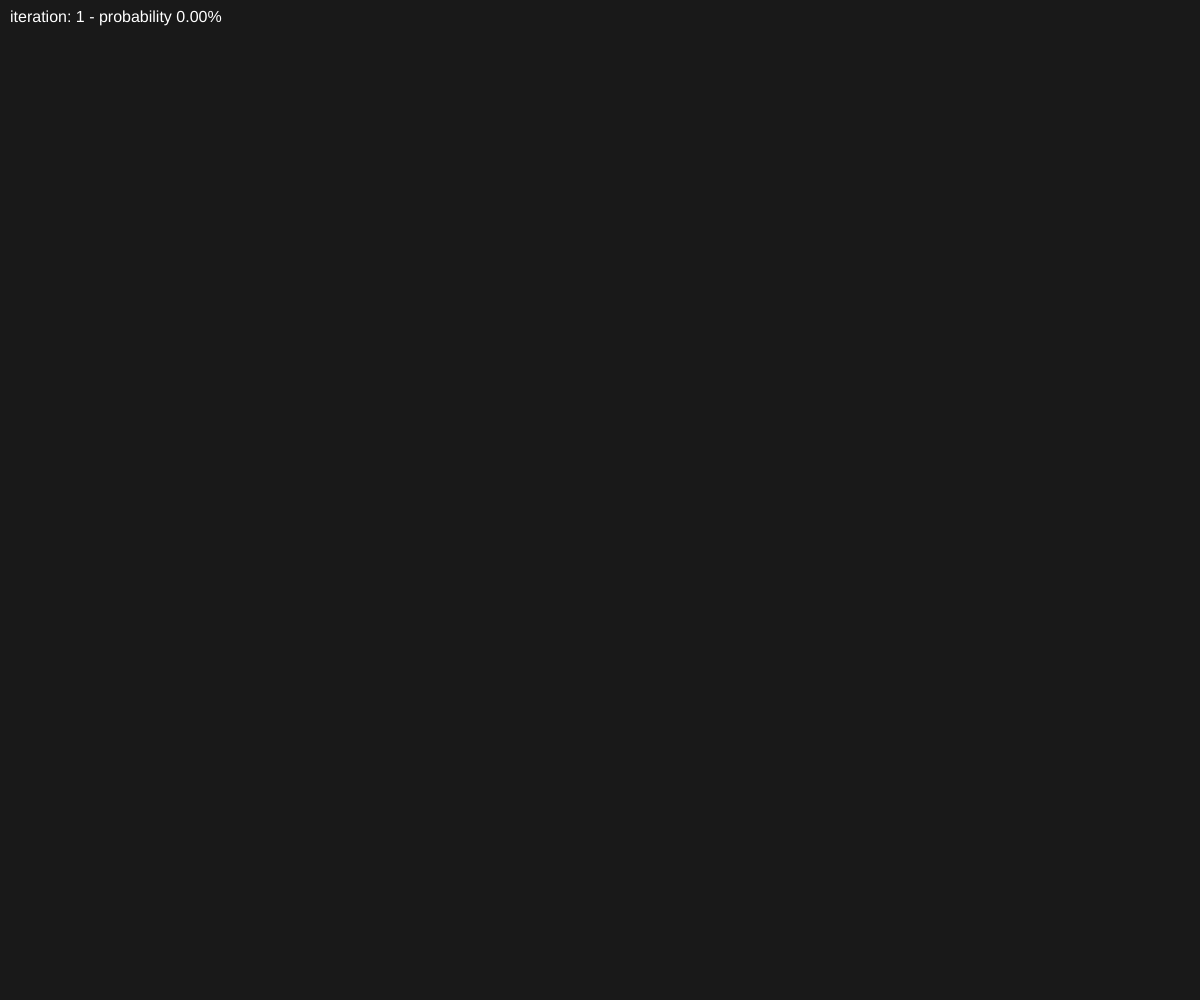
Frame 1 (no input)
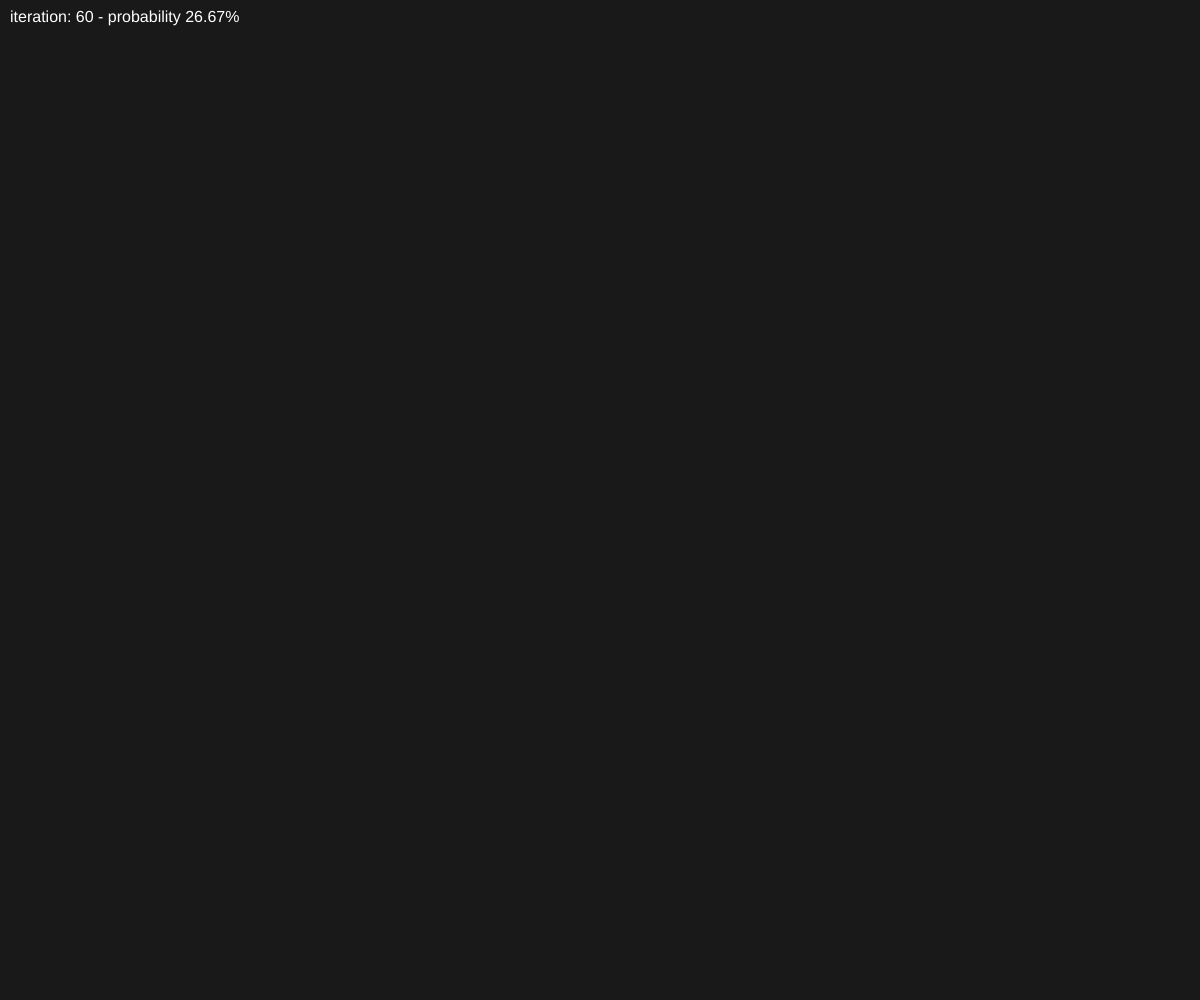
Frame 60 (no input)
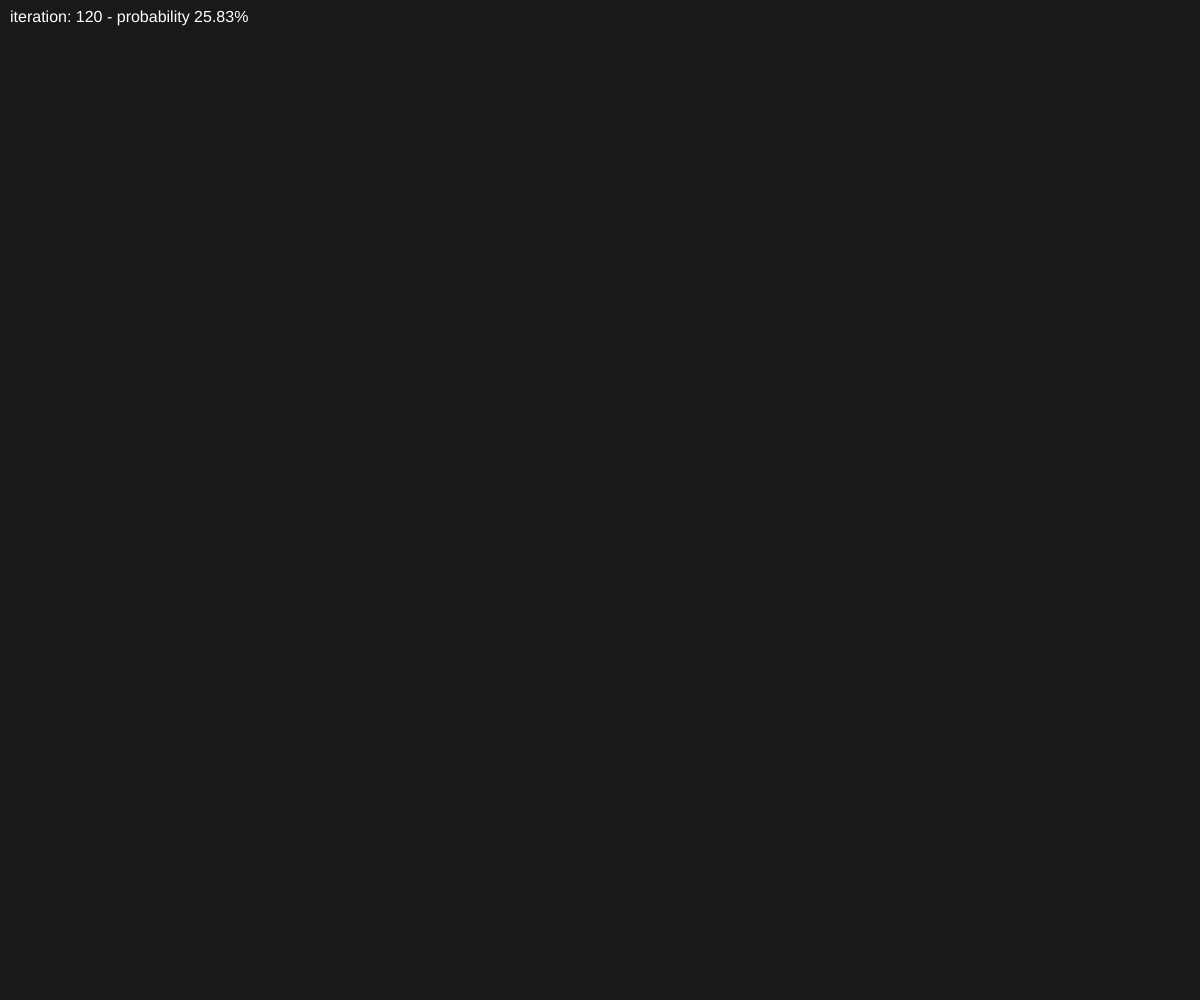
Frame 120 (the mouse pressed at the canvas centre since frame 60)

The p5.js sketch that drew these frames (run headless with seeded random() and noise() and a simulated clock; from frame 60 on, the mouse is pressed at the canvas centre):

// p5.js sketch
// ── sketch.js
let boxes = [];
let prisoners = [];

function setup() {
  createCanvas(window.innerWidth,window.innerHeight);
  for (let i = 0; i < 100 ; i++) {
    boxes[i] = i+1;
    prisoners[i] = i+1;
  }
  textAlign(LEFT,TOP);
  noStroke();
  fill(255);
  textSize(16);
}

function shuffleBoxes() {
  boxes.sort(() => Math.random() - 0.5);
}

let succesTest = 0;
let numberTest = 1;
function draw() {
  background(25);
  shuffleBoxes();
  if (checkGroup()) {
    succesTest++;
  }
  text("iteration: "+numberTest+" - probability "+(100*succesTest/numberTest).toFixed(2)+"%",10,10);
  numberTest++;
}

function checkGroup() {
  let succesGroup = false;
  for (let current = 0 ; current < prisoners.length; current++ ) {
    let found = false;
    let lookIn = prisoners[current];
    for (let i = 0; i < 50 ; i++) {
      lookIn = boxes[lookIn-1];
      if (lookIn == prisoners[current]) {
        found = true;
        break;
      }
    }
    if (!found) {
      return succesGroup;
    }
  }
  succesGroup = true;
  return succesGroup;
}
